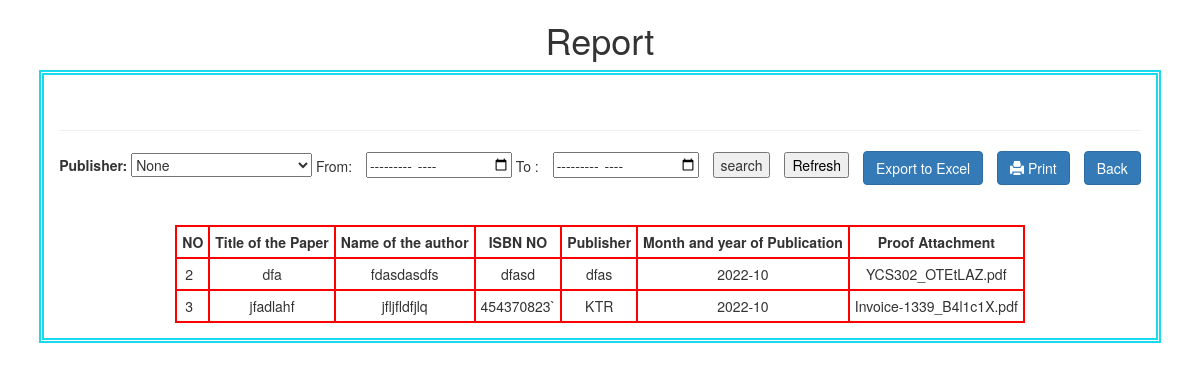
The app's page /bookchappubrebb/ (signed in) with its own data.
### authentication/models.py (models this page shows)
class bookchappub(models.Model):
    paper            = models.CharField(max_length =  40)
    author                  = models.CharField(max_length=254)
    isbn                   = models.CharField(max_length =100 )
    mandy                   = models.CharField(max_length=12)
    publication                   = models.CharField(max_length = 200)
    certifi                = models.FileField()

### authentication/views.py (the view)
# urls.py: path('bookchappubrebb/',views.bookchappubrebb),
def bookchappubrebb(request):
    if request.method== 'POST':
        pup = request.POST['publication']
        fdate = request.POST['fdate']
        tdate = request.POST['tdate']
        altt1  = pup and fdate and tdate
        altt2  = fdate and tdate
        altt3 = pup
        if bool(altt1):
            need= bookchappub.objects.raw(' SELECT* FROM authentication_bookchappub where publication = "'+pup+'" AND mandy BETWEEN "'+fdate+'" and "'+tdate+'";')
            return render(request,'authentication/bookchappubrep.html',{'student':need})
        elif bool(altt2):
            print(2)
            need= bookchappub.objects.raw(' SELECT* FROM authentication_bookchappub where mandy BETWEEN "'+fdate+'" and "'+tdate+'";')
            return render(request,'authentication/bookchappubrep.html',{'student':need})
        else:
            need= bookchappub.objects.raw(' SELECT* FROM authentication_bookchappub where publication = "'+pup+'";')
            return render(request,'authentication/bookchappubrep.html',{'student':need})
    else:
        need= bookchappub.objects.raw('select * from authentication_bookchappub ORDER BY mandy ASC')
        return render(request,'authentication/bookchappubrep.html',{'student':need})

### templates/authentication/bookchappubrep.html (shortened to what this page needs)
{% if user.is_lecturer %}
<!DOCTYPE html>
{% load static %}
<html lang="en">
<head>
  <link href="//maxcdn.bootstrapcdn.com/bootstrap/3.3.0/css/bootstrap.min.css" rel="stylesheet" id="bootstrap-css">
<link href="//maxcdn.bootstrapcdn.com/bootstrap/3.3.0/css/bootstrap.min.css" rel="stylesheet" id="bootstrap-css">
{% load static %}
</head>
<body>
  <center>
<h1>Report</h1>
<div>
  <br>
  <hr>
  <form method="post" enctype="multipart/form-data">
     <label for="">Publisher:</label>
      <select type="text" id="publication" name="publication">
        <option value="">None</option>
      </select>
 From: <input type="month" name = "fdate" id="fdate">
To : <input type="month" name="tdate" id="tdate">
<input type="submit"  value="search">
 <button type="button" name="home"><a href="/bookchappubrebb/"> Refresh </a></button>
 <button  id="export" type="button" class="btn btn-primary"> Export to Excel</button>
 <button class="btn btn-primary hidden-print" onclick="window.print();"><span class="glyphicon glyphicon-print" aria-hidden="true"></span> Print</button>
<button  class="btn btn-primary hidden-print"><a style="color:white;" href="/repts/">Back</a></button>
<br><br>
<br>
  <table id="examble-table" border='3px'>
    <thead>
        <th>NO</th>
        <th>Title of the Paper</th>
        <th>Name of the author</th>
        <th>ISBN NO</th>
        <th>Publisher</th>
        <th>Month and year of Publication  </th>
        <th>Proof Attachment</th>
    </thead>
    <tr>
      {% for st in student %}
      <td></td>
      <td><center>{{st.paper      }}</center></td>
      <td><center>{{st.author     }}</center></td>
      <td><center>{{st.isbn       }}</center></td>
      <td><center>{{st.publication}}</center></td>
      <td><center>{{st.mandy      }}</center></td>
      <td><center>{{st.certifi}}</center></td>
    </tr>
    {% endfor %}
  </table>
</div>
<br>
</center>
</body>
</html>
{% endif %}

### templates/authentication/bookchappubrep.html (style rules this page uses)
h1 { text-align: center; }
div { border: double rgb(26, 219, 237) 5px; display:inline-table; padding: 15px; }
input { margin-left: 10px; }
table,th,tr,td { border: 2px red solid; padding: 5px; }
button,a { text-decoration: none; color: black; }
button { margin-left: 10px; }
table { counter-reset: rowNumber; }
table tr { counter-increment: rowNumber; }
table tr td:first-child::before { content: counter(rowNumber); min-width: 1em; margin-right: 0.5em; }
table,th { text-align: center; }

### records on screen
bookchappub: paper "dfa", author "fdasdasdfs", isbn "dfasd", publication "dfas", mandy "2022-10", certifi "YCS302_OTEtLAZ.pdf"
bookchappub: paper "jfadlahf", author "jfljfldfjlq", isbn "454370823`", publication "KTR", mandy "2022-10", certifi "Invoice-1339_B4l1c1X.pdf"
